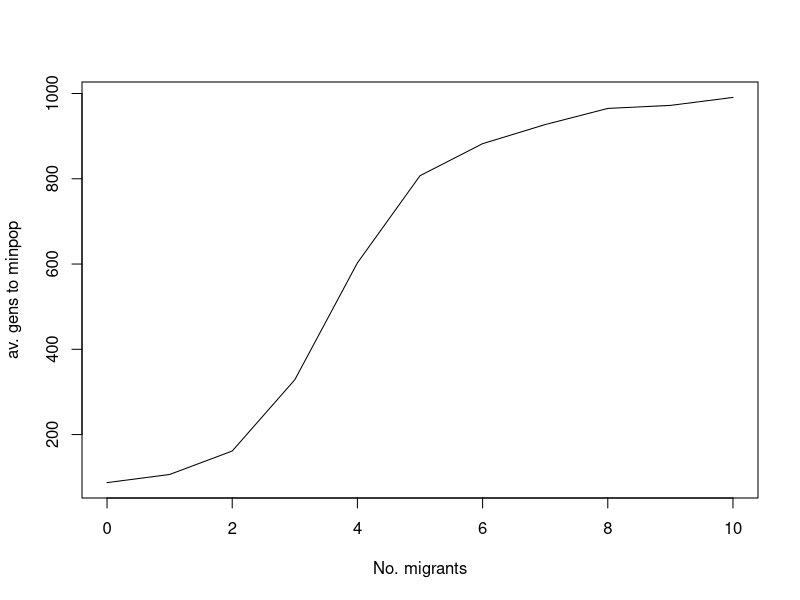
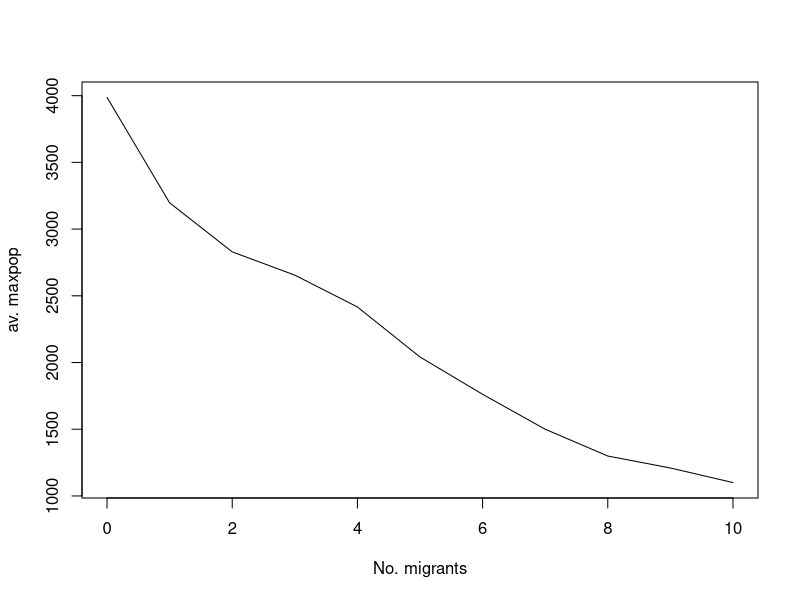
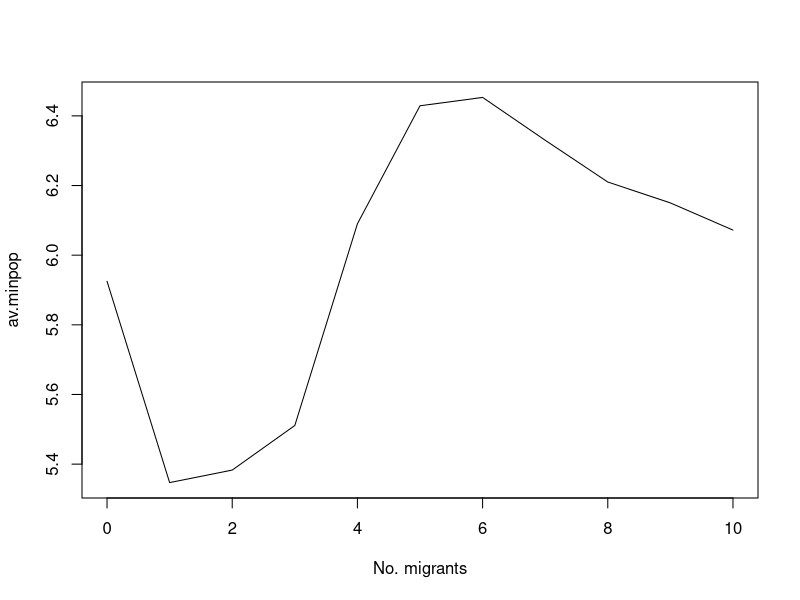
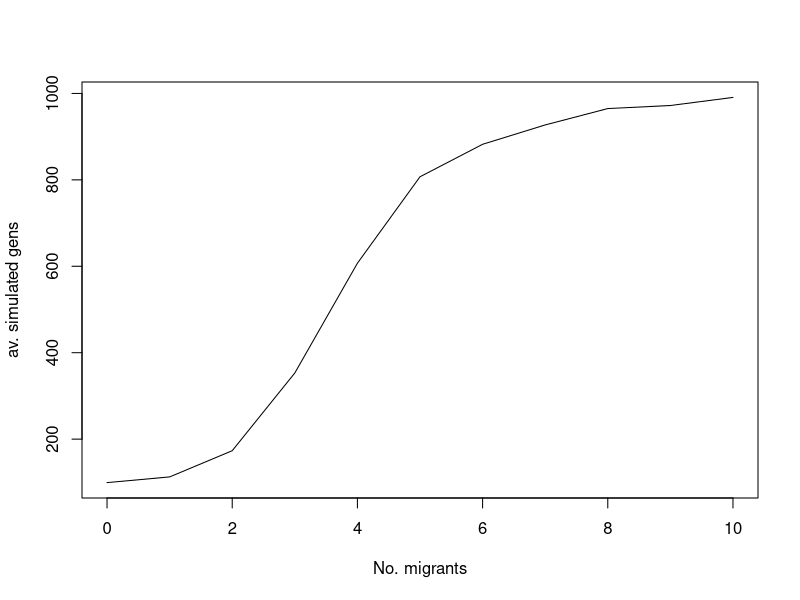

Write the R code that produced these figures, in order. (Note: this script raises an error after producing the figures.)

data <- read.csv("analysis.csv")

i = 1
ava_gen_minpop <- c()
for ( i in 0:10){
  ava_gen_minpop <- c(ava_gen_minpop,mean(data$generation_with_min_pop_size[data$migration == i]))
}

i = 1
ava_minpop <- c()
for ( i in 0:10){
  ava_minpop <- c(ava_minpop,mean(data$min_pop_size[data$migration == i]))
}

i = 1
ava_sim_gen <- c()
for ( i in 0:10){
  ava_sim_gen <- c(ava_sim_gen,mean(data$simulated_gen[data$migration == i]))
}

i = 1
ava_maxpop <- c()
for ( i in 0:10){
  ava_maxpop <- c(ava_maxpop,mean(data$maximal_pop_size[data$migration == i]))
}

p1 <- plot(0:10, ava_gen_minpop, type = "l", xlab = "No. migrants", ylab = "av. gens to minpop")
p2<- plot(0:10, ava_maxpop, type = "l", xlab = "No. migrants", ylab = "av. maxpop")
p3 <- plot(0:10, ava_minpop, type = "l", xlab = "No. migrants", ylab = "av.minpop")
p4 <- plot(0:10, ava_sim_gen, type = "l", xlab = "No. migrants", ylab = "av. simulated gens")
library(patchwork)


gridExtra::grid.arrange(p1,p2,ncol=2)



